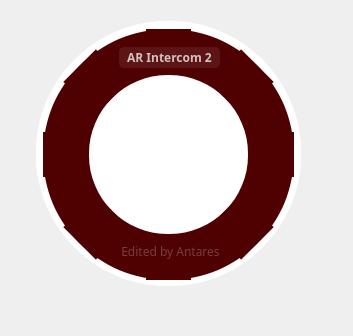
<?xml version="1.0" encoding="UTF-8"?>
<ui version="4.0">
 <class>SplashScreen</class>
 <widget class="QWidget" name="SplashScreen">
  <property name="geometry">
   <rect>
    <x>0</x>
    <y>0</y>
    <width>353</width>
    <height>336</height>
   </rect>
  </property>
  <property name="windowTitle">
   <string>AR Intercom</string>
  </property>
  <property name="windowIcon">
   <iconset>
    <normaloff>:/AR logo/ARsoftlogo.png</normaloff>:/AR logo/ARsoftlogo.png</iconset>
  </property>
  <property name="styleSheet">
   <string notr="true">border:none;</string>
  </property>
  <widget class="QFrame" name="base">
   <property name="geometry">
    <rect>
     <x>3</x>
     <y>3</y>
     <width>331</width>
     <height>301</height>
    </rect>
   </property>
   <property name="frameShape">
    <enum>QFrame::StyledPanel</enum>
   </property>
   <property name="frameShadow">
    <enum>QFrame::Raised</enum>
   </property>
   <layout class="QGridLayout" name="gridLayout">
    <item row="0" column="0">
     <widget class="QFrame" name="line">
      <property name="minimumSize">
       <size>
        <width>265</width>
        <height>265</height>
       </size>
      </property>
      <property name="maximumSize">
       <size>
        <width>265</width>
        <height>265</height>
       </size>
      </property>
      <property name="styleSheet">
       <string notr="true">QFrame{
	border-radius:132px;
	background-color: rgb(255, 255, 255);
}</string>
      </property>
      <property name="frameShape">
       <enum>QFrame::StyledPanel</enum>
      </property>
      <property name="frameShadow">
       <enum>QFrame::Raised</enum>
      </property>
      <widget class="QFrame" name="circular_progress">
       <property name="geometry">
        <rect>
         <x>0</x>
         <y>0</y>
         <width>265</width>
         <height>265</height>
        </rect>
       </property>
       <property name="minimumSize">
        <size>
         <width>160</width>
         <height>160</height>
        </size>
       </property>
       <property name="maximumSize">
        <size>
         <width>265</width>
         <height>265</height>
        </size>
       </property>
       <property name="styleSheet">
        <string notr="true">QFrame{
border-radius:132px;
background-color: qconicalgradient(cx:0.5, cy:0.5, angle:90, stop:0.749 rgba(250, 249, 251, 255), stop:
0.750 rgba(255, 0, 0, 255));
}</string>
       </property>
       <property name="frameShape">
        <enum>QFrame::StyledPanel</enum>
       </property>
       <property name="frameShadow">
        <enum>QFrame::Raised</enum>
       </property>
       <widget class="QFrame" name="background">
        <property name="geometry">
         <rect>
          <x>7</x>
          <y>8</y>
          <width>251</width>
          <height>251</height>
         </rect>
        </property>
        <property name="minimumSize">
         <size>
          <width>251</width>
          <height>251</height>
         </size>
        </property>
        <property name="maximumSize">
         <size>
          <width>251</width>
          <height>251</height>
         </size>
        </property>
        <property name="styleSheet">
         <string notr="true">border-radius:125px;
border:46px solid rgb(0, 59, 89);
background; white;
border-color: rgb(79, 0, 0);</string>
        </property>
        <property name="frameShape">
         <enum>QFrame::StyledPanel</enum>
        </property>
        <property name="frameShadow">
         <enum>QFrame::Raised</enum>
        </property>
       </widget>
       <widget class="QLabel" name="loading">
        <property name="geometry">
         <rect>
          <x>64</x>
          <y>220</y>
          <width>141</width>
          <height>21</height>
         </rect>
        </property>
        <property name="minimumSize">
         <size>
          <width>141</width>
          <height>21</height>
         </size>
        </property>
        <property name="maximumSize">
         <size>
          <width>141</width>
          <height>21</height>
         </size>
        </property>
        <property name="styleSheet">
         <string notr="true">QLabel{	
	border-radius:5;
	color: rgba(255, 255, 255, 60);
	background:none;
	font-weight:0;
	font-family:Kirvy-Bold;
	font-size:12px;
}</string>
        </property>
        <property name="text">
         <string>&lt;html&gt;&lt;head/&gt;&lt;body&gt;&lt;p&gt;&lt;span style=&quot; font-weight:400;&quot;&gt;Edited by Antares&lt;/span&gt;&lt;/p&gt;&lt;/body&gt;&lt;/html&gt;</string>
        </property>
        <property name="alignment">
         <set>Qt::AlignCenter</set>
        </property>
       </widget>
       <widget class="QLabel" name="app_name">
        <property name="geometry">
         <rect>
          <x>83</x>
          <y>26</y>
          <width>101</width>
          <height>21</height>
         </rect>
        </property>
        <property name="minimumSize">
         <size>
          <width>101</width>
          <height>21</height>
         </size>
        </property>
        <property name="maximumSize">
         <size>
          <width>101</width>
          <height>21</height>
         </size>
        </property>
        <property name="styleSheet">
         <string notr="true">QLabel{	
	border-radius:5;
	
	color:#bbFFFFFF;
	background-color: rgba(255, 255, 255, 20);
	font-family:Kirvy-Regular;
	font-weight:bold;
	font-size:12px;
}</string>
        </property>
        <property name="text">
         <string>AR Intercom 2</string>
        </property>
        <property name="alignment">
         <set>Qt::AlignCenter</set>
        </property>
       </widget>
      </widget>
     </widget>
    </item>
   </layout>
  </widget>
  <widget class="QFrame" name="circular_foreground">
   <property name="geometry">
    <rect>
     <x>87</x>
     <y>72</y>
     <width>170</width>
     <height>170</height>
    </rect>
   </property>
   <property name="minimumSize">
    <size>
     <width>170</width>
     <height>170</height>
    </size>
   </property>
   <property name="maximumSize">
    <size>
     <width>170</width>
     <height>170</height>
    </size>
   </property>
   <property name="styleSheet">
    <string notr="true">image: url(:/icons/icons/AR_logo.png);
border:none;</string>
   </property>
   <property name="frameShape">
    <enum>QFrame::StyledPanel</enum>
   </property>
   <property name="frameShadow">
    <enum>QFrame::Raised</enum>
   </property>
  </widget>
 </widget>
 <resources>
  <include location="resources/img.qrc"/>
 </resources>
 <connections/>
</ui>
